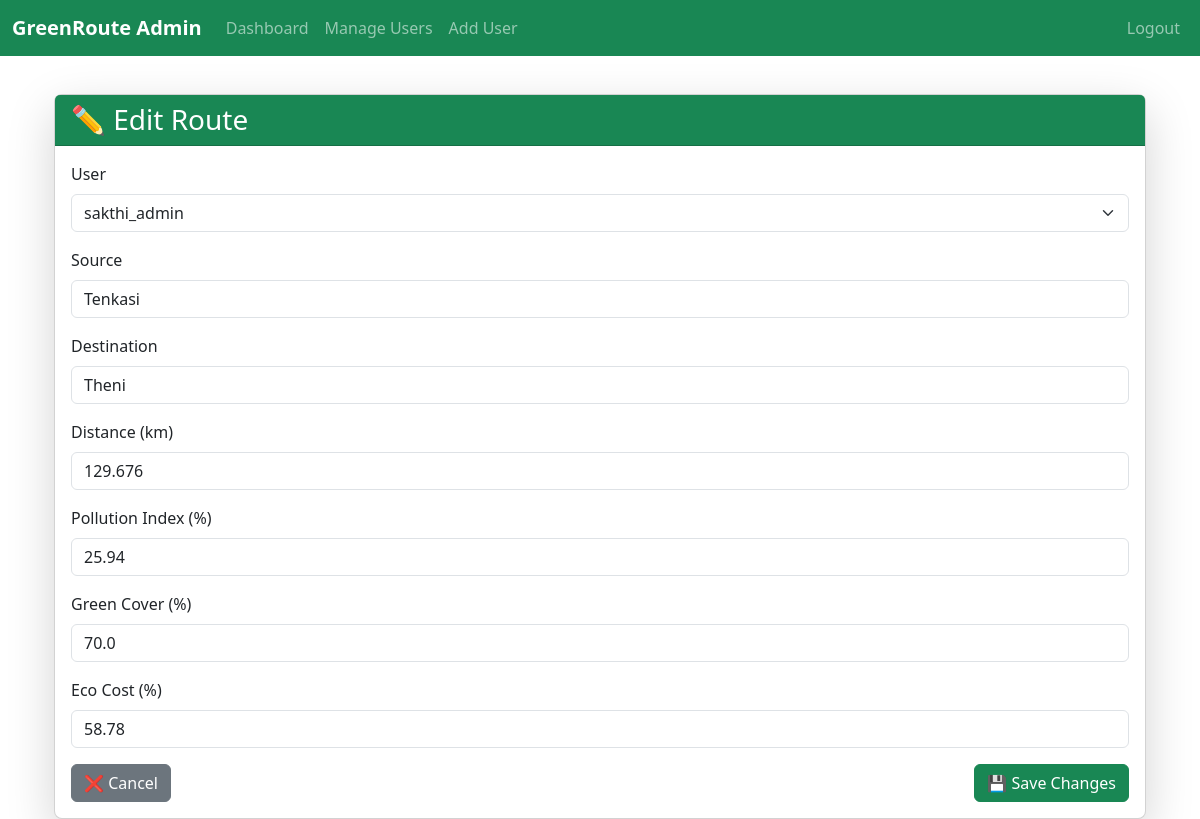
/adminpanel/routes/63/edit/ (signed in), run on the app's committed database.
### adminpanel/models.py (models this page shows, shortened)
class RouteHistory(models.Model):
    user = models.ForeignKey(User, on_delete=models.CASCADE)
    source = models.CharField(max_length=100)
    destination = models.CharField(max_length=100)
    distance_km = models.FloatField()
    pollution_index = models.FloatField()
    green_cover = models.FloatField()   # store numeric value (e.g., 37.5)
    eco_cost = models.FloatField()
    searched_at = models.DateTimeField(auto_now_add=True)

### adminpanel/views.py (the view, shortened to what this page needs)
# urls.py: path("routes/<int:route_id>/edit/", views.edit_route, name="edit_route"),
@login_required
@user_passes_test(is_admin)
def edit_route(request, route_id):
    route = get_object_or_404(RouteHistory, id=route_id)
    users = User.objects.all()
    return render(request, "adminpanel/edit_route.html", {"route": route, "users": users})

### adminpanel/views.py (called while the page is built)
def is_admin(user):
    return user.is_staff or user.is_superuser

### adminpanel/templates/adminpanel/edit_route.html (shortened to what this page needs)
{% extends "base.html" %}
{% block content %}
<div class="container mt-4">
    <div class="card shadow-lg rounded-3">
        <div class="card-header bg-success text-white">
            <h3 class="mb-0">✏️ Edit Route</h3>
        </div>
        <div class="card-body">
            <form method="post" class="needs-validation" novalidate>
                <div class="mb-3">
                    <label for="user" class="form-label">User</label>
                    <select class="form-select" name="user" id="user" required>
                        {% for u in users %}
                            <option value="{{ u.id }}" {% if route.user.id == u.id %}selected{% endif %}>
                                {{ u.username }}
                            </option>
                        {% endfor %}
                    </select>
                </div>
                <div class="mb-3">
                    <label for="source" class="form-label">Source</label>
                    <input type="text" class="form-control" name="source" id="source"
                           value="{{ route.source }}" required>
                </div>
                <div class="mb-3">
                    <label for="destination" class="form-label">Destination</label>
                    <input type="text" class="form-control" name="destination" id="destination"
                           value="{{ route.destination }}" required>
                </div>
                <div class="mb-3">
                    <label for="distance_km" class="form-label">Distance (km)</label>
                    <input type="number" class="form-control" step="0.01" name="distance_km" id="distance_km"
                           value="{{ route.distance_km }}" min="0" required>
                </div>
                <div class="mb-3">
                    <label for="pollution_index" class="form-label">Pollution Index (%)</label>
                    <input type="number" class="form-control" step="0.01" name="pollution_index" id="pollution_index"
                           value="{{ route.pollution_index }}" min="0" max="100" required>
                </div>
                <div class="mb-3">
                    <label for="green_cover" class="form-label">Green Cover (%)</label>
                    <input type="number" class="form-control" step="0.01" name="green_cover" id="green_cover"
                           value="{{ route.green_cover }}" min="0" max="100" required>
                </div>
                <div class="mb-3">
                    <label for="eco_cost" class="form-label">Eco Cost (%)</label>
                    <input type="number" class="form-control" step="0.01" name="eco_cost" id="eco_cost"
                           value="{{ route.eco_cost }}" min="0" max="100" required>
                </div>
                <div class="d-flex justify-content-between">
                    <a href="{% url 'adminpanel:view_routes' %}" class="btn btn-secondary">
                        ❌ Cancel
                    </a>
                    <button type="submit" class="btn btn-success">
                        💾 Save Changes
                    </button>
                </div>
            </form>
        </div>
    </div>
</div>
{% endblock %}

### adminpanel/templates/base.html (style rules this page uses)
body { padding-top: 70px; }

### data on the page
RouteHistory: user "sakthi_admin", source "Tenkasi", destination "Theni", distance_km "129.676", pollution_index "25.94", green_cover "70.0", eco_cost "58.78"
